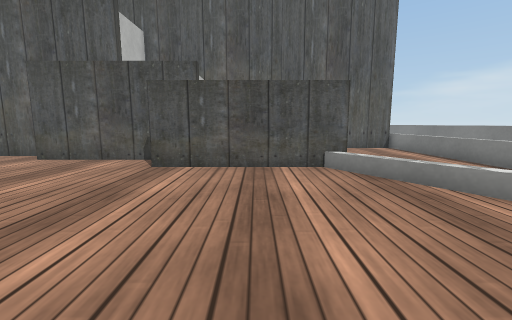
view 1 (above)

18 first-person views from a walk through a Unity game level. The camera is 0.59 m above the floor, tilts 8° down and sees 90° across. The floor is counted in squares, 0.5 m on a side. Each view is taken from the middle of a square. On the plan, view 1 faces up. The plan holds only what a view shows up to about 12 squares ahead; the rest is blank. The player is left out. Some surface patterns are stand-ins.

view 2
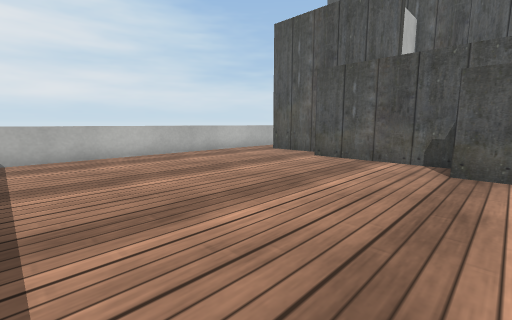

view 3
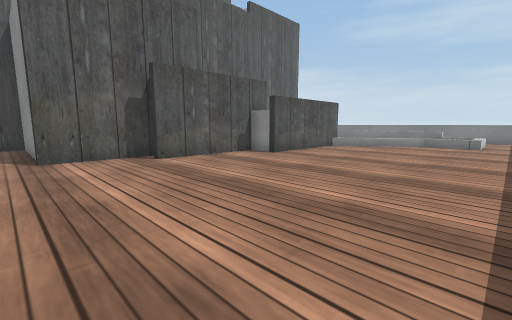

view 4
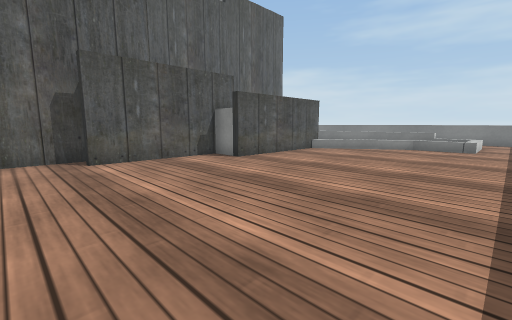

view 5
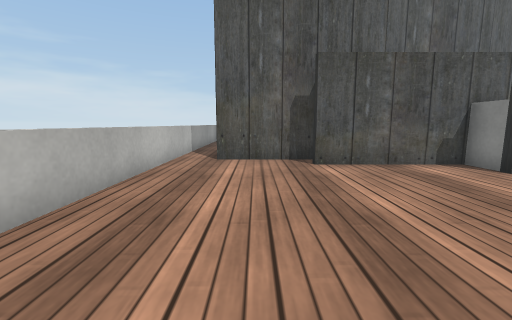

view 6
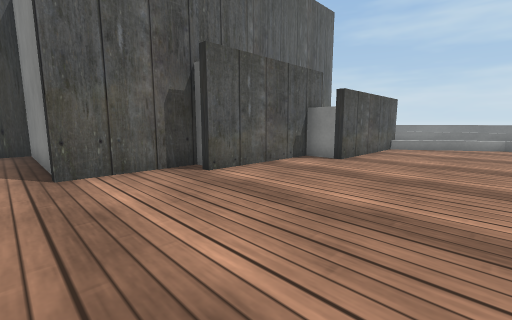

view 7
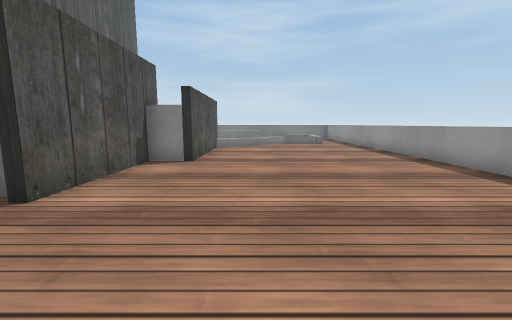

view 8
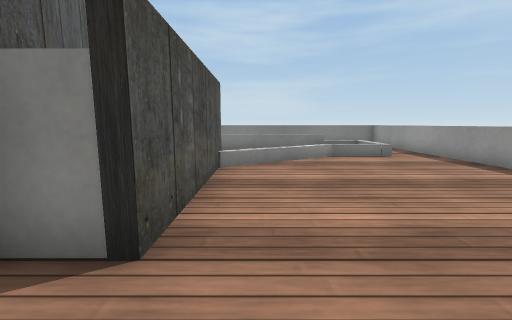

view 9
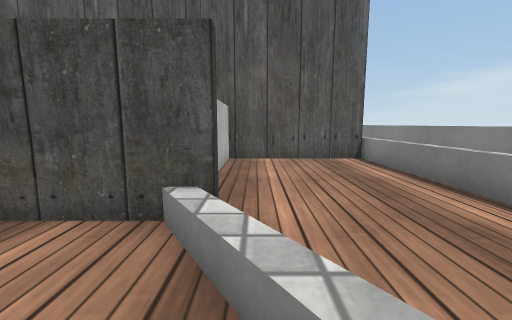

view 10
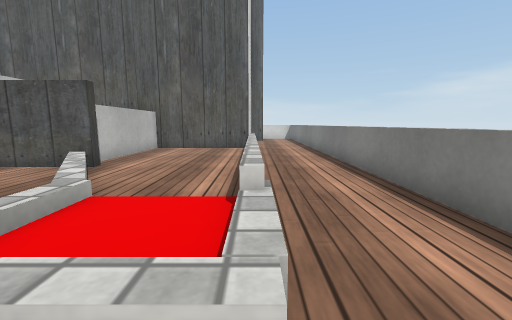

view 11
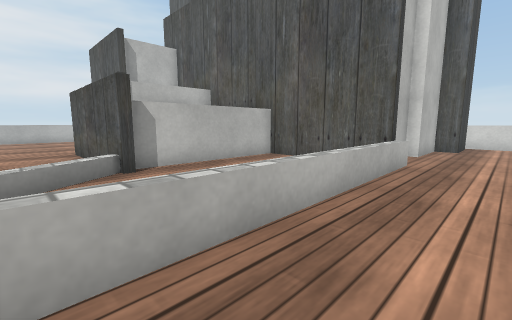

view 12
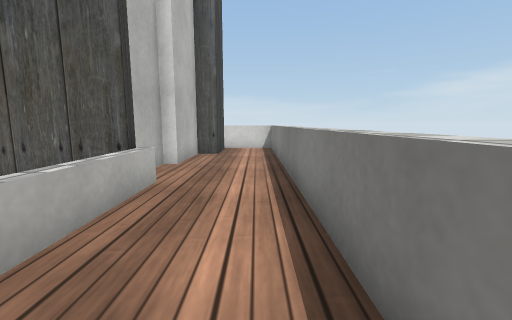

view 13
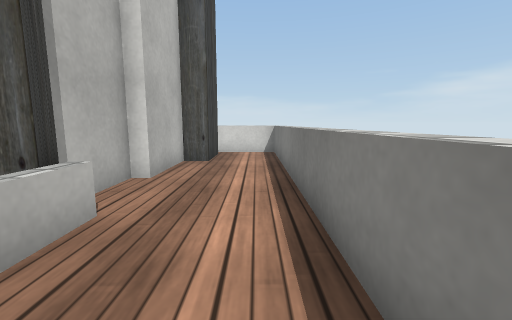

view 14
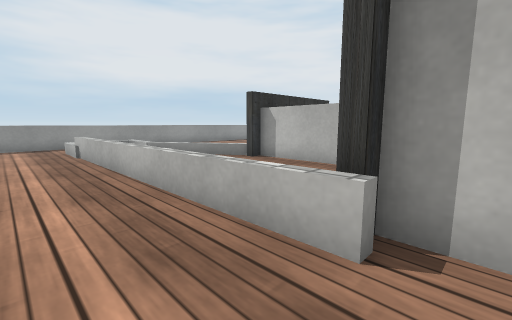

view 15
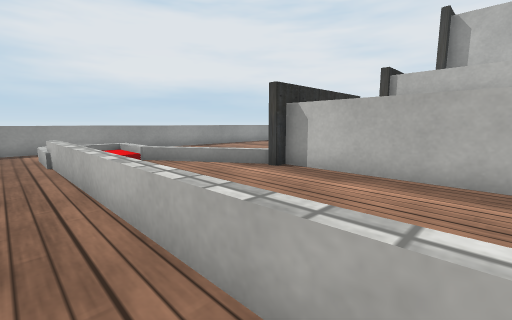

view 16
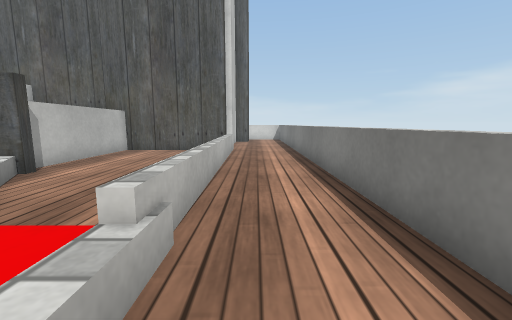

view 17
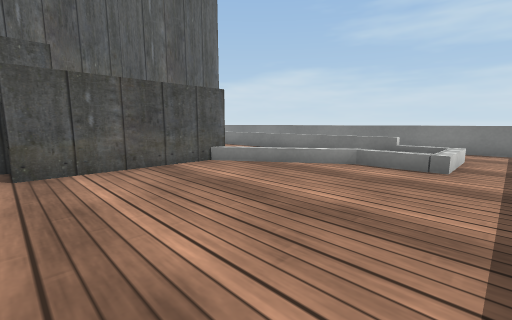

view 18
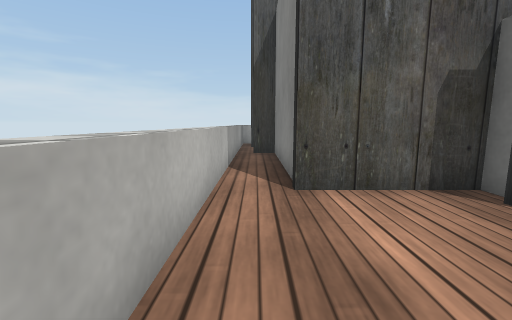

### Floor plan
Points are (right, up) in squares from view 1. A wall is a line through its corners. A room is listed if a view was taken in it or the views show most of it. See-through windows are left out.
Room 1 (views 1, 2, 3, 4, 5, 6, 7, 8, 9, 10, 17, 18)
walls: (-1.8, 8.4) (-3.9, 8.4); (-6.9, 9.5) (-10.2, 9.5) (-10.2, 15.5) (-11.1, 15.5); (2.6, 7) (-2.9, 7) (-2.9, 8.5)
low walls: (-5.4, -0.8) (7.6, -0.8); (4.2, 3.5) (1.8, 7); (7.1, 1.4) (6.8, 1.4); (7.2, 1) (4.5, 1); (-11.8, 17) (-11.8, -0.1)
ways out: opening at (8, 0) to room 2; gap at (-11, 16)
Room 2 (views 11, 12, 13, 14, 15, 16)
walls: (6.6, 18.2) (6.6, 15.5) (6.2, 15.5) (6.2, 13.1) (6.9, 13.1); (7.5, 20.2) (7.5, 18.2)
low walls: (6.9, 13.1) (7.1, 1.4); (9.8, -0.1) (9.8, 20.5); (7.6, -0.8) (9.1, -0.8); (9.9, 20.8) (7.4, 20.8)
ways out: opening at (8, 0) to room 1; gap at (7, 3) to room 3
Room 3 (no view inside)
walls: (6.7, 12.8) (0.2, 12.8); (2.1, 12.9) (2.1, 7.2)
low walls: (2.3, 7) (4.7, 3.4) (5.4, 3.4); (4.8, 3.3) (4.8, 1.4) (6.8, 1.4) (6.7, 12.8)
ways out: gap at (7, 3) to room 2

Positions as (right, up) in squares from view 1, and headings:
1: (0, 0), facing up
2: (-2, 0), facing up-left
3: (-11, 0), facing up-right
4: (-9, 0), facing up-right
5: (-9, 1), facing up
6: (-11, 3), facing up-right
7: (-11, 5), facing right
8: (-5, 6), facing right
9: (3, 4), facing up
10: (7, 0), facing up
11: (9, 5), facing up-left
12: (9, 8), facing up
13: (9, 10), facing up
14: (9, 14), facing down-left
15: (8, 12), facing down-left
16: (8, 1), facing up
17: (-3, 0), facing up-right
18: (-11, 5), facing up
